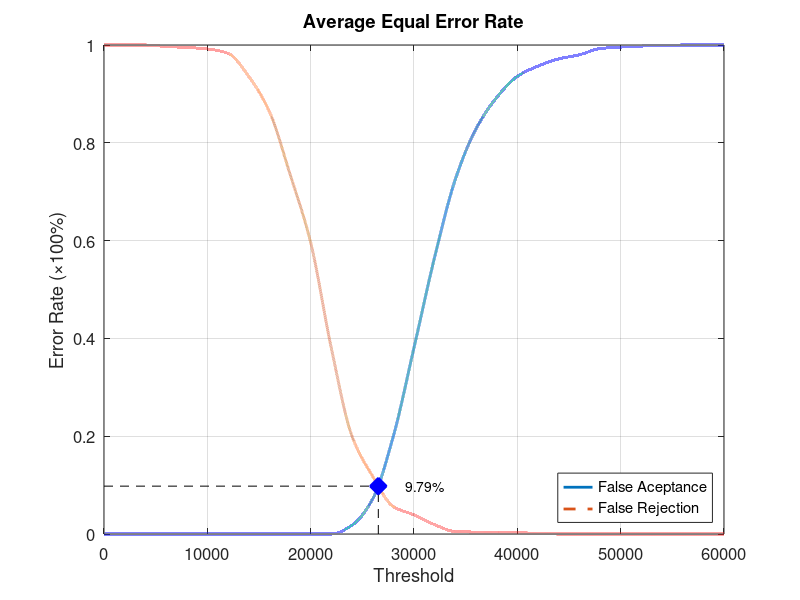
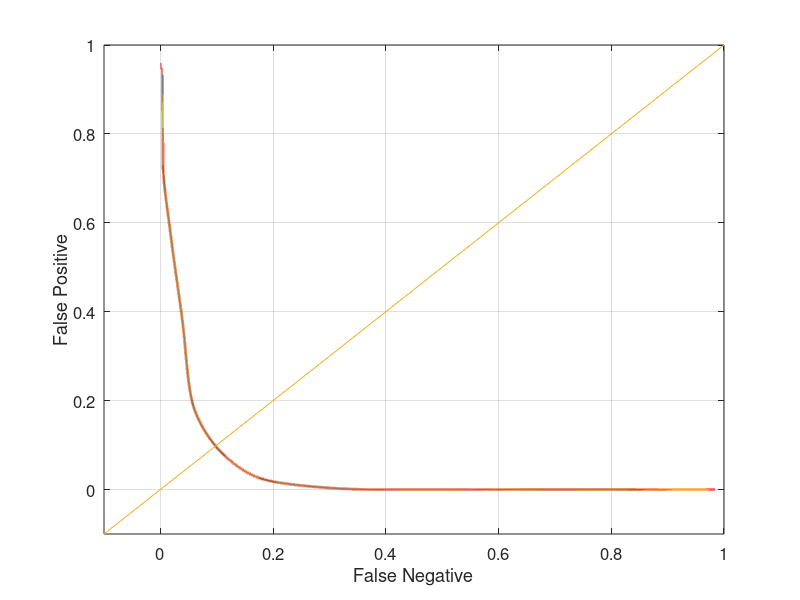

The MATLAB source for these figures, in order:
function yEER = Database4Average
close all;
clear;
clc;
x = 0:2000:60000;
xq = 0:0.5:60000;

y0 = [0 0 0 0 0 0 0 0 0 0 0 0 0.0178947 0.0715789 0.2 0.381053 0.566316 0.725263 0.828421 0.892632 0.935789 0.956842 0.971579 0.98 0.992632 0.99579 0.997895 0.998947 1 1 1];
yy0 = interp1(x, y0, xq, 'pchip');
y1 = [1 1 1 0.997 0.995 0.992 0.983 0.936 0.864 0.736 0.596 0.38 0.2 0.118 0.056 0.039 0.019 0.005 0.004 0.004 0.003 0.001 0 0 0 0 0 0 0 0 0];
yy1 = interp1(x, y1, xq, 'pchip');

% Calculating EER: 
y2 = abs(y0 - y1);
find(y2 == min(y2))
yy2 = abs(yy0 - yy1);
xEER = find(yy2 == min(yy2));
xEERIndex = xq(xEER) % X-axis EER
yEER = yy0(xEER) % Y-axis EER

main = figure
plot(xq, yy0,'-','LineWidth', 2);	hold on
plot(xq, yy1,'--','LineWidth', 2);	hold on
plot([xEERIndex xEERIndex], [0 yEER], 'k--');	hold on
plot([0 xEERIndex], [yEER yEER], 'k--');	hold on
plot(xEERIndex, yEER, 'bx', 'LineWidth', 10);	hold on
text(xEERIndex + 10 * xEERIndex / 100, yEER, [num2str(round((10000 * yEER)) / 100) '%'])
legend('False Aceptance', 'False Rejection', 'Location', 'SouthEast')
xlabel('Threshold')
ylabel('Error Rate (\times100%)')
title('Average Equal Error Rate')
set(gca, 'FontSize', 12)
axis([0 60000 0 1])
grid on

print(main, 'Database4AverageMain', '-dpng');
FNRxFPR = figure('Color', [1 1 1]);
plot(yy1, yy0, '-', yy1, yy0, 'LineWidth', 2);
hold on
y = -0.1:0.1:1
plot(y, y); 
set(gca, 'FontSize', 12)
xlabel('False Negative')
ylabel('False Positive')
axis([-0.1 1 -0.1 1])
set(gca, 'FontSize', 12)
grid on

print(FNRxFPR, 'Database4AverageFNRxFPR','-dpng');
end
